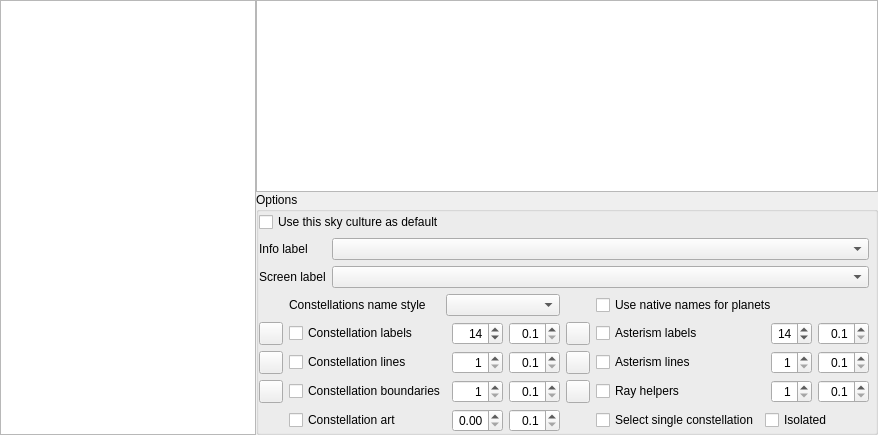
        <widget class="QWidget" name="page_skyculture">
         <layout class="QGridLayout" name="gridLayout_4">
          <property name="leftMargin">
           <number>0</number>
          </property>
          <property name="topMargin">
           <number>0</number>
          </property>
          <property name="rightMargin">
           <number>0</number>
          </property>
          <property name="bottomMargin">
           <number>0</number>
          </property>
          <property name="spacing">
           <number>0</number>
          </property>
          <item row="0" column="1">
           <widget class="QTextBrowser" name="skyCultureTextBrowser">
            <property name="sizePolicy">
             <sizepolicy hsizetype="Expanding" vsizetype="Expanding">
              <horstretch>0</horstretch>
              <verstretch>0</verstretch>
             </sizepolicy>
            </property>
            <property name="frameShape">
             <enum>QFrame::StyledPanel</enum>
            </property>
            <property name="verticalScrollBarPolicy">
             <enum>Qt::ScrollBarAsNeeded</enum>
            </property>
            <property name="horizontalScrollBarPolicy">
             <enum>Qt::ScrollBarAlwaysOff</enum>
            </property>
            <property name="openExternalLinks">
             <bool>true</bool>
            </property>
           </widget>
          </item>
          <item row="0" column="0" rowspan="3">
           <widget class="QListWidget" name="culturesListWidget">
            <property name="sizePolicy">
             <sizepolicy hsizetype="Preferred" vsizetype="Expanding">
              <horstretch>100</horstretch>
              <verstretch>0</verstretch>
             </sizepolicy>
            </property>
            <property name="focusPolicy">
             <enum>Qt::NoFocus</enum>
            </property>
            <property name="horizontalScrollBarPolicy">
             <enum>Qt::ScrollBarAlwaysOff</enum>
            </property>
            <property name="selectionRectVisible">
             <bool>false</bool>
            </property>
           </widget>
          </item>
          <item row="1" column="1">
           <widget class="QGroupBox" name="skyCultureOptionsGroupBox">
            <property name="enabled">
             <bool>true</bool>
            </property>
            <property name="sizePolicy">
             <sizepolicy hsizetype="Expanding" vsizetype="Minimum">
              <horstretch>0</horstretch>
              <verstretch>0</verstretch>
             </sizepolicy>
            </property>
            <property name="title">
             <string>Options</string>
            </property>
            <layout class="QGridLayout" name="formLayout_2">
             <property name="leftMargin">
              <number>0</number>
             </property>
             <property name="topMargin">
              <number>0</number>
             </property>
             <property name="rightMargin">
              <number>0</number>
             </property>
             <property name="bottomMargin">
              <number>0</number>
             </property>
             <item row="5" column="0" rowspan="2">
              <layout class="QGridLayout" name="skyCultureGridLayout">
               <item row="2" column="6" colspan="2">
                <widget class="QCheckBox" name="showAsterismLinesCheckBox">
                 <property name="sizePolicy">
                  <sizepolicy hsizetype="MinimumExpanding" vsizetype="Fixed">
                   <horstretch>0</horstretch>
                   <verstretch>0</verstretch>
                  </sizepolicy>
                 </property>
                 <property name="text">
                  <string>Asterism lines</string>
                 </property>
                </widget>
               </item>
               <item row="4" column="4">
                <widget class="QDoubleSpinBox" name="artFadeDurationDoubleSpinBox">
                 <property name="toolTip">
                  <string>Fading duration for artwork of constellations </string>
                 </property>
                 <property name="alignment">
                  <set>Qt::AlignRight|Qt::AlignTrailing|Qt::AlignVCenter</set>
                 </property>
                 <property name="decimals">
                  <number>1</number>
                 </property>
                 <property name="minimum">
                  <double>0.100000000000000</double>
                 </property>
                 <property name="maximum">
                  <double>10.000000000000000</double>
                 </property>
                 <property name="singleStep">
                  <double>0.100000000000000</double>
                 </property>
                </widget>
               </item>
               <item row="3" column="6" colspan="2">
                <widget class="QCheckBox" name="showRayHelpersCheckBox">
                 <property name="sizePolicy">
                  <sizepolicy hsizetype="MinimumExpanding" vsizetype="Fixed">
                   <horstretch>0</horstretch>
                   <verstretch>0</verstretch>
                  </sizepolicy>
                 </property>
                 <property name="text">
                  <string>Ray helpers</string>
                 </property>
                </widget>
               </item>
               <item row="4" column="6">
                <widget class="QCheckBox" name="selectSingleConstellationCheckBox">
                 <property name="toolTip">
                  <string>Click on star to show its constellation</string>
                 </property>
                 <property name="text">
                  <string>Select single constellation</string>
                 </property>
                </widget>
               </item>
               <item row="2" column="3">
                <widget class="QSpinBox" name="constellationLineThicknessSpinBox">
                 <property name="toolTip">
                  <string>Thickness of line in pixels</string>
                 </property>
                 <property name="alignment">
                  <set>Qt::AlignRight|Qt::AlignTrailing|Qt::AlignVCenter</set>
                 </property>
                 <property name="minimum">
                  <number>1</number>
                 </property>
                 <property name="maximum">
                  <number>5</number>
                 </property>
                </widget>
               </item>
               <item row="1" column="4">
                <widget class="QDoubleSpinBox" name="namesFadeDurationDoubleSpinBox">
                 <property name="toolTip">
                  <string>Fading duration for screen labels of constellations</string>
                 </property>
                 <property name="alignment">
                  <set>Qt::AlignRight|Qt::AlignTrailing|Qt::AlignVCenter</set>
                 </property>
                 <property name="decimals">
                  <number>1</number>
                 </property>
                 <property name="minimum">
                  <double>0.100000000000000</double>
                 </property>
                 <property name="maximum">
                  <double>10.000000000000000</double>
                 </property>
                 <property name="singleStep">
                  <double>0.100000000000000</double>
                 </property>
                </widget>
               </item>
               <item row="0" column="2" colspan="3">
                <widget class="QComboBox" name="skyCultureNamesStyleComboBox">
                 <property name="toolTip">
                  <string>Select if you want names abbreviated, original or translated</string>
                 </property>
                 <property name="currentText">
                  <string/>
                 </property>
                </widget>
               </item>
               <item row="1" column="5">
                <widget class="ColorButton" name="colorAsterismLabels">
                 <property name="toolTip">
                  <string>Color of asterism names</string>
                 </property>
                </widget>
               </item>
               <item row="3" column="1" colspan="2">
                <widget class="QCheckBox" name="showConstellationBoundariesCheckBox">
                 <property name="sizePolicy">
                  <sizepolicy hsizetype="MinimumExpanding" vsizetype="Fixed">
                   <horstretch>0</horstretch>
                   <verstretch>0</verstretch>
                  </sizepolicy>
                 </property>
                 <property name="toolTip">
                  <string>Show boundaries of constellations</string>
                 </property>
                 <property name="text">
                  <string>Constellation boundaries</string>
                 </property>
                </widget>
               </item>
               <item row="1" column="0">
                <widget class="ColorButton" name="colorConstellationLabels">
                 <property name="toolTip">
                  <string>Color of constellation names</string>
                 </property>
                </widget>
               </item>
               <item row="2" column="4">
                <widget class="QDoubleSpinBox" name="linesFadeDurationDoubleSpinBox">
                 <property name="toolTip">
                  <string>Fading duration for lines of constellations</string>
                 </property>
                 <property name="alignment">
                  <set>Qt::AlignRight|Qt::AlignTrailing|Qt::AlignVCenter</set>
                 </property>
                 <property name="decimals">
                  <number>1</number>
                 </property>
                 <property name="minimum">
                  <double>0.100000000000000</double>
                 </property>
                 <property name="maximum">
                  <double>10.000000000000000</double>
                 </property>
                 <property name="singleStep">
                  <double>0.100000000000000</double>
                 </property>
                </widget>
               </item>
               <item row="1" column="3">
                <widget class="QSpinBox" name="constellationsFontSizeSpinBox">
                 <property name="toolTip">
                  <string>Constellations font size</string>
                 </property>
                 <property name="alignment">
                  <set>Qt::AlignRight|Qt::AlignTrailing|Qt::AlignVCenter</set>
                 </property>
                 <property name="minimum">
                  <number>8</number>
                 </property>
                 <property name="maximum">
                  <number>40</number>
                 </property>
                 <property name="value">
                  <number>14</number>
                 </property>
                </widget>
               </item>
               <item row="3" column="0">
                <widget class="ColorButton" name="colorConstellationBoundaries">
                 <property name="toolTip">
                  <string>Color of constellation boundaries</string>
                 </property>
                </widget>
               </item>
               <item row="2" column="0">
                <widget class="ColorButton" name="colorConstellationLines">
                 <property name="toolTip">
                  <string>Color of constellation lines</string>
                 </property>
                </widget>
               </item>
               <item row="3" column="4">
                <widget class="QDoubleSpinBox" name="boundariesFadeDurationDoubleSpinBox">
                 <property name="toolTip">
                  <string>Fading duration for boundaries of constellations</string>
                 </property>
                 <property name="alignment">
                  <set>Qt::AlignRight|Qt::AlignTrailing|Qt::AlignVCenter</set>
                 </property>
                 <property name="decimals">
                  <number>1</number>
                 </property>
                 <property name="minimum">
                  <double>0.100000000000000</double>
                 </property>
                 <property name="maximum">
                  <double>10.000000000000000</double>
                 </property>
                 <property name="singleStep">
                  <double>0.100000000000000</double>
                 </property>
                </widget>
               </item>
               <item row="1" column="1" colspan="2">
                <widget class="QCheckBox" name="showConstellationLabelsCheckBox">
                 <property name="sizePolicy">
                  <sizepolicy hsizetype="MinimumExpanding" vsizetype="Fixed">
                   <horstretch>0</horstretch>
                   <verstretch>0</verstretch>
                  </sizepolicy>
                 </property>
                 <property name="text">
                  <string>Constellation labels</string>
                 </property>
                </widget>
               </item>
               <item row="2" column="5">
                <widget class="ColorButton" name="colorAsterismLines">
                 <property name="toolTip">
                  <string>Color of asterism lines</string>
                 </property>
                </widget>
               </item>
               <item row="1" column="6" colspan="2">
                <widget class="QCheckBox" name="showAsterismLabelsCheckBox">
                 <property name="sizePolicy">
                  <sizepolicy hsizetype="MinimumExpanding" vsizetype="Fixed">
                   <horstretch>0</horstretch>
                   <verstretch>0</verstretch>
                  </sizepolicy>
                 </property>
                 <property name="text">
                  <string>Asterism labels</string>
                 </property>
                </widget>
               </item>
               <item row="2" column="1" colspan="2">
                <widget class="QCheckBox" name="showConstellationLinesCheckBox">
                 <property name="sizePolicy">
                  <sizepolicy hsizetype="MinimumExpanding" vsizetype="Fixed">
                   <horstretch>0</horstretch>
                   <verstretch>0</verstretch>
                  </sizepolicy>
                 </property>
                 <property name="text">
                  <string>Constellation lines</string>
                 </property>
                </widget>
               </item>
               <item row="4" column="3">
                <widget class="QDoubleSpinBox" name="constellationArtBrightnessSpinBox">
                 <property name="toolTip">
                  <string>Brightness for constellation art</string>
                 </property>
                 <property name="alignment">
                  <set>Qt::AlignRight|Qt::AlignTrailing|Qt::AlignVCenter</set>
                 </property>
                 <property name="maximum">
                  <double>1.000000000000000</double>
                 </property>
                 <property name="singleStep">
                  <double>0.050000000000000</double>
                 </property>
                </widget>
               </item>
               <item row="3" column="3">
                <widget class="QSpinBox" name="constellationBoundariesThicknessSpinBox">
                 <property name="toolTip">
                  <string>Thickness of line in pixels</string>
                 </property>
                 <property name="alignment">
                  <set>Qt::AlignRight|Qt::AlignTrailing|Qt::AlignVCenter</set>
                 </property>
                 <property name="minimum">
                  <number>1</number>
                 </property>
                 <property name="maximum">
                  <number>5</number>
                 </property>
                </widget>
               </item>
               <item row="0" column="1">
                <widget class="QLabel" name="labelConstellationsNameStyle">
                 <property name="sizePolicy">
                  <sizepolicy hsizetype="MinimumExpanding" vsizetype="Preferred">
                   <horstretch>0</horstretch>
                   <verstretch>0</verstretch>
                  </sizepolicy>
                 </property>
                 <property name="text">
                  <string>Constellations name style</string>
                 </property>
                </widget>
               </item>
               <item row="1" column="8">
                <widget class="QSpinBox" name="asterismsFontSizeSpinBox">
                 <property name="toolTip">
                  <string>Asterisms font size</string>
                 </property>
                 <property name="alignment">
                  <set>Qt::AlignRight|Qt::AlignTrailing|Qt::AlignVCenter</set>
                 </property>
                 <property name="minimum">
                  <number>8</number>
                 </property>
                 <property name="maximum">
                  <number>40</number>
                 </property>
                 <property name="value">
                  <number>14</number>
                 </property>
                </widget>
               </item>
               <item row="4" column="1" colspan="2">
                <widget class="QCheckBox" name="showConstellationArtCheckBox">
                 <property name="sizePolicy">
                  <sizepolicy hsizetype="MinimumExpanding" vsizetype="Fixed">
                   <horstretch>0</horstretch>
                   <verstretch>0</verstretch>
                  </sizepolicy>
                 </property>
                 <property name="text">
                  <string>Constellation art</string>
                 </property>
                </widget>
               </item>
               <item row="3" column="5">
                <widget class="ColorButton" name="colorRayHelpers">
                 <property name="toolTip">
                  <string>Color of ray helpers</string>
                 </property>
                </widget>
               </item>
               <item row="3" column="8">
                <widget class="QSpinBox" name="rayHelperThicknessSpinBox">
                 <property name="toolTip">
                  <string>Thickness of line in pixels</string>
                 </property>
                 <property name="alignment">
                  <set>Qt::AlignRight|Qt::AlignTrailing|Qt::AlignVCenter</set>
                 </property>
                 <property name="minimum">
                  <number>1</number>
                 </property>
                 <property name="maximum">
                  <number>5</number>
                 </property>
                </widget>
               </item>
               <item row="2" column="8">
                <widget class="QSpinBox" name="asterismLineThicknessSpinBox">
                 <property name="toolTip">
                  <string>Thickness of line in pixels</string>
                 </property>
                 <property name="alignment">
                  <set>Qt::AlignRight|Qt::AlignTrailing|Qt::AlignVCenter</set>
                 </property>
                 <property name="minimum">
                  <number>1</number>
                 </property>
                 <property name="maximum">
                  <number>5</number>
                 </property>
                </widget>
               </item>
               <item row="1" column="9">
                <widget class="QDoubleSpinBox" name="asterismNamesFadeDurationDoubleSpinBox">
                 <property name="toolTip">
                  <string>Fading duration for screen labels of asterisms </string>
                 </property>
                 <property name="alignment">
                  <set>Qt::AlignRight|Qt::AlignTrailing|Qt::AlignVCenter</set>
                 </property>
                 <property name="decimals">
                  <number>1</number>
                 </property>
                 <property name="minimum">
                  <double>0.100000000000000</double>
                 </property>
                 <property name="maximum">
                  <double>10.000000000000000</double>
                 </property>
                 <property name="singleStep">
                  <double>0.100000000000000</double>
                 </property>
                </widget>
               </item>
               <item row="0" column="6" colspan="4">
                <widget class="QCheckBox" name="nativePlanetNamesCheckBox">
                 <property name="sizePolicy">
                  <sizepolicy hsizetype="MinimumExpanding" vsizetype="Fixed">
                   <horstretch>0</horstretch>
                   <verstretch>0</verstretch>
                  </sizepolicy>
                 </property>
                 <property name="toolTip">
                  <string>Use native names for planets from current culture</string>
                 </property>
                 <property name="text">
                  <string>Use native names for planets</string>
                 </property>
                </widget>
               </item>
               <item row="2" column="9">
                <widget class="QDoubleSpinBox" name="asterismLinesFadeDurationDoubleSpinBox">
                 <property name="toolTip">
                  <string>Fading duration for lines of asterisms</string>
                 </property>
                 <property name="alignment">
                  <set>Qt::AlignRight|Qt::AlignTrailing|Qt::AlignVCenter</set>
                 </property>
                 <property name="decimals">
                  <number>1</number>
                 </property>
                 <property name="minimum">
                  <double>0.100000000000000</double>
                 </property>
                 <property name="maximum">
                  <double>10.000000000000000</double>
                 </property>
                 <property name="singleStep">
                  <double>0.100000000000000</double>
                 </property>
                </widget>
               </item>
               <item row="4" column="7" colspan="3">
                <widget class="QCheckBox" name="constellationPickCheckBox">
                 <property name="toolTip">
                  <string>Only one at a time</string>
                 </property>
                 <property name="text">
                  <string>Isolated</string>
                 </property>
                </widget>
               </item>
               <item row="3" column="9">
                <widget class="QDoubleSpinBox" name="rayHelpersFadeDurationDoubleSpinBox">
                 <property name="toolTip">
                  <string>Fading duration for lines of ray helpers</string>
                 </property>
                 <property name="alignment">
                  <set>Qt::AlignRight|Qt::AlignTrailing|Qt::AlignVCenter</set>
                 </property>
                 <property name="decimals">
                  <number>1</number>
                 </property>
                 <property name="minimum">
                  <double>0.100000000000000</double>
                 </property>
                 <property name="maximum">
                  <double>10.000000000000000</double>
                 </property>
                 <property name="singleStep">
                  <double>0.100000000000000</double>
                 </property>
                </widget>
               </item>
              </layout>
             </item>
             <item row="3" column="0">
              <layout class="QGridLayout" name="gridLayout_LabelStyle">
               <item row="0" column="0">
                <widget class="QLabel" name="labelInfoLabel">
                 <property name="sizePolicy">
                  <sizepolicy hsizetype="Minimum" vsizetype="Preferred">
                   <horstretch>0</horstretch>
                   <verstretch>0</verstretch>
                  </sizepolicy>
                 </property>
                 <property name="text">
                  <string>Info label</string>
                 </property>
                </widget>
               </item>
               <item row="1" column="0">
                <widget class="QLabel" name="labelScreenLabel">
                 <property name="sizePolicy">
                  <sizepolicy hsizetype="Minimum" vsizetype="Preferred">
                   <horstretch>0</horstretch>
                   <verstretch>0</verstretch>
                  </sizepolicy>
                 </property>
                 <property name="text">
                  <string>Screen label</string>
                 </property>
                </widget>
               </item>
               <item row="0" column="1">
                <widget class="QComboBox" name="infoLabelComboBox">
                 <property name="sizePolicy">
                  <sizepolicy hsizetype="Expanding" vsizetype="Fixed">
                   <horstretch>0</horstretch>
                   <verstretch>0</verstretch>
                  </sizepolicy>
                 </property>
                 <property name="toolTip">
                  <string>Combination of names for the object description</string>
                 </property>
                </widget>
               </item>
               <item row="1" column="1">
                <widget class="QComboBox" name="screenLabelComboBox">
                 <property name="sizePolicy">
                  <sizepolicy hsizetype="Expanding" vsizetype="Fixed">
                   <horstretch>0</horstretch>
                   <verstretch>0</verstretch>
                  </sizepolicy>
                 </property>
                 <property name="toolTip">
                  <string>Combination of names for the object screen label</string>
                 </property>
                </widget>
               </item>
              </layout>
             </item>
             <item row="0" column="0" colspan="2">
              <widget class="QCheckBox" name="useAsDefaultSkyCultureCheckBox">
               <property name="text">
                <string>Use this sky culture as default</string>
               </property>
              </widget>
             </item>
            </layout>
           </widget>
          </item>
         </layout>
        </widget>
